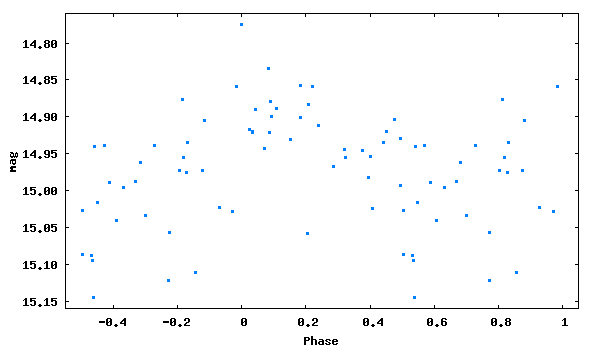

Write gnuplot code to recreate this figure.
set term png size 600,350 medium
set colors classic
set output 'phase_lc_13.png'
set xlabel 'Phase'
set ylabel 'mag'
#set title 'JDmax = 2447765.43500 + 0.1853777 x E'
set format y '%5.2f'
plot [-0.55:1.05][15.16:14.76] "phase_lc_13.dat" linecolor 3 pointtype 5 pointsize 0.3 title ""
